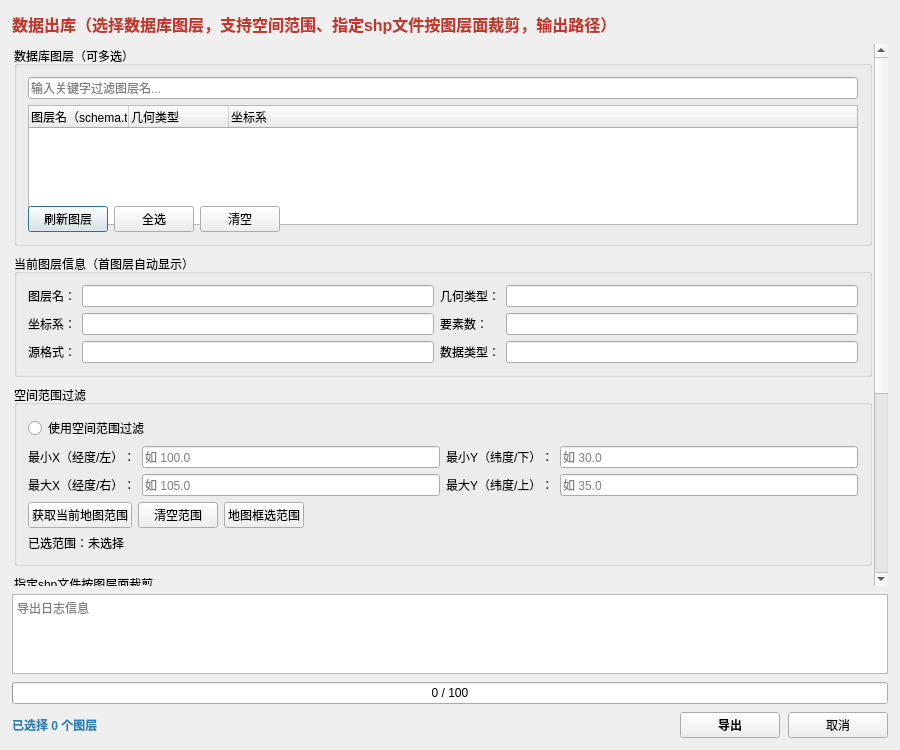
<?xml version="1.0" encoding="UTF-8"?>
<ui version="4.0">
 <class>SeDataExportDialog</class>
 <widget class="QDialog" name="SeDataExportDialog">
  <property name="geometry">
   <rect>
    <x>0</x>
    <y>0</y>
    <width>900</width>
    <height>750</height>
   </rect>
  </property>
  <property name="minimumSize">
   <size>
    <width>820</width>
    <height>680</height>
   </size>
  </property>
  <property name="windowTitle">
   <string>数据出库</string>
  </property>
  <layout class="QVBoxLayout" name="verticalLayout_main">
   <property name="spacing">
    <number>8</number>
   </property>
   <property name="leftMargin">
    <number>12</number>
   </property>
   <property name="topMargin">
    <number>12</number>
   </property>
   <property name="rightMargin">
    <number>12</number>
   </property>
   <property name="bottomMargin">
    <number>12</number>
   </property>
   <item>
    <widget class="QLabel" name="label_title">
     <property name="text">
      <string>数据出库（选择数据库图层，支持空间范围、指定shp文件按图层面裁剪，输出路径）</string>
     </property>
     <property name="styleSheet">
      <string notr="true">color:#c0392b; font-weight:bold; font-size:12pt;</string>
     </property>
    </widget>
   </item>
   <item>
    <widget class="QScrollArea" name="scrollArea_main">
     <property name="frameShape">
      <enum>QFrame::NoFrame</enum>
     </property>
     <property name="widgetResizable">
      <bool>true</bool>
     </property>
     <widget class="QWidget" name="scrollAreaWidgetContents">
      <property name="geometry">
       <rect>
        <x>0</x>
        <y>0</y>
        <width>872</width>
        <height>540</height>
       </rect>
      </property>
      <layout class="QVBoxLayout" name="verticalLayout_scroll">
       <property name="spacing">
        <number>8</number>
       </property>
       <property name="leftMargin">
        <number>2</number>
       </property>
       <property name="topMargin">
        <number>2</number>
       </property>
       <property name="rightMargin">
        <number>2</number>
       </property>
       <property name="bottomMargin">
        <number>2</number>
       </property>
       <item>
        <widget class="QGroupBox" name="groupBox_layerList">
         <property name="title">
          <string>数据库图层（可多选）</string>
         </property>
         <property name="minimumSize">
          <size>
           <width>0</width>
           <height>200</height>
          </size>
         </property>
         <layout class="QVBoxLayout" name="verticalLayout_layerList">
          <property name="spacing">
           <number>6</number>
          </property>
          <item>
           <widget class="QLineEdit" name="lineEdit_filter">
            <property name="placeholderText">
             <string>输入关键字过滤图层名...</string>
            </property>
            <property name="clearButtonEnabled">
             <bool>true</bool>
            </property>
           </widget>
          </item>
          <item>
           <widget class="QTreeWidget" name="treeWidget_dbLayers">
            <property name="alternatingRowColors">
             <bool>true</bool>
            </property>
            <property name="selectionMode">
             <enum>QAbstractItemView::ExtendedSelection</enum>
            </property>
            <property name="minimumSize">
             <size>
              <width>0</width>
              <height>120</height>
             </size>
            </property>
            <column>
             <property name="text">
              <string>图层名（schema.table）</string>
             </property>
            </column>
            <column>
             <property name="text">
              <string>几何类型</string>
             </property>
            </column>
            <column>
             <property name="text">
              <string>坐标系</string>
             </property>
            </column>
           </widget>
          </item>
          <item>
           <layout class="QHBoxLayout" name="horizontalLayout_layerBtns">
            <property name="spacing">
             <number>6</number>
            </property>
            <item>
             <widget class="QPushButton" name="Button_RefreshLayers">
              <property name="text">
               <string>刷新图层</string>
              </property>
              <property name="minimumSize">
               <size>
                <width>80</width>
                <height>0</height>
               </size>
              </property>
             </widget>
            </item>
            <item>
             <widget class="QPushButton" name="Button_SelectAll">
              <property name="text">
               <string>全选</string>
              </property>
              <property name="minimumSize">
               <size>
                <width>60</width>
                <height>0</height>
               </size>
              </property>
             </widget>
            </item>
            <item>
             <widget class="QPushButton" name="Button_SelectNone">
              <property name="text">
               <string>清空</string>
              </property>
              <property name="minimumSize">
               <size>
                <width>60</width>
                <height>0</height>
               </size>
              </property>
             </widget>
            </item>
            <item>
             <spacer name="horizontalSpacer_layerBtns">
              <property name="orientation">
               <enum>Qt::Horizontal</enum>
              </property>
              <property name="sizeHint" stdset="0">
               <size>
                <width>40</width>
                <height>20</height>
               </size>
              </property>
             </spacer>
            </item>
           </layout>
          </item>
         </layout>
        </widget>
       </item>
      <item>
       <widget class="QGroupBox" name="groupBox_sourceInfo">
        <property name="title">
         <string>当前图层信息（首图层自动显示）</string>
        </property>
        <layout class="QGridLayout" name="gridLayout_source">
         <property name="spacing">
          <number>6</number>
         </property>
         <item row="0" column="0">
          <widget class="QLabel" name="label_srcName">
           <property name="text">
            <string>图层名：</string>
           </property>
          </widget>
         </item>
         <item row="0" column="1">
          <widget class="QLineEdit" name="lineEdit_srcName">
           <property name="readOnly">
            <bool>true</bool>
           </property>
          </widget>
         </item>
         <item row="0" column="2">
          <widget class="QLabel" name="label_srcType">
           <property name="text">
            <string>几何类型：</string>
           </property>
          </widget>
         </item>
         <item row="0" column="3">
          <widget class="QLineEdit" name="lineEdit_srcType">
           <property name="readOnly">
            <bool>true</bool>
           </property>
          </widget>
         </item>
         <item row="1" column="0">
          <widget class="QLabel" name="label_srcCrs">
           <property name="text">
            <string>坐标系：</string>
           </property>
          </widget>
         </item>
         <item row="1" column="1">
          <widget class="QLineEdit" name="lineEdit_srcCrs">
           <property name="readOnly">
            <bool>true</bool>
           </property>
          </widget>
         </item>
         <item row="1" column="2">
          <widget class="QLabel" name="label_srcFeatureCount">
           <property name="text">
            <string>要素数：</string>
           </property>
          </widget>
         </item>
         <item row="1" column="3">
          <widget class="QLineEdit" name="lineEdit_featureCount">
           <property name="readOnly">
            <bool>true</bool>
           </property>
          </widget>
         </item>
         <item row="2" column="0">
          <widget class="QLabel" name="label_srcFormat">
           <property name="text">
            <string>源格式：</string>
           </property>
          </widget>
         </item>
         <item row="2" column="1">
          <widget class="QLineEdit" name="lineEdit_srcFormat">
           <property name="readOnly">
            <bool>true</bool>
           </property>
           <property name="styleSheet">
            <string notr="true">color:#2980b9; font-weight:bold;</string>
           </property>
          </widget>
         </item>
         <item row="2" column="2">
          <widget class="QLabel" name="label_srcDataType">
           <property name="text">
            <string>数据类型：</string>
           </property>
          </widget>
         </item>
         <item row="2" column="3">
          <widget class="QLineEdit" name="lineEdit_srcDataType">
           <property name="readOnly">
            <bool>true</bool>
           </property>
          </widget>
         </item>
        </layout>
       </widget>
      </item>
      <item>
       <widget class="QGroupBox" name="groupBox_spatialFilter">
        <property name="title">
         <string>空间范围过滤</string>
        </property>
        <property name="checkable">
         <bool>false</bool>
        </property>
        <layout class="QGridLayout" name="gridLayout_spatial">
         <property name="spacing">
          <number>6</number>
         </property>
         <item row="0" column="0" colspan="4">
          <widget class="QRadioButton" name="radioButton_useExtent">
           <property name="text">
            <string>使用空间范围过滤</string>
           </property>
           <property name="checked">
            <bool>false</bool>
           </property>
          </widget>
         </item>
         <item row="1" column="0">
          <widget class="QLabel" name="label_minX">
           <property name="text">
            <string>最小X（经度/左）：</string>
           </property>
          </widget>
         </item>
         <item row="1" column="1">
          <widget class="QLineEdit" name="lineEdit_minX">
           <property name="placeholderText">
            <string>如 100.0</string>
           </property>
          </widget>
         </item>
         <item row="1" column="2">
          <widget class="QLabel" name="label_minY">
           <property name="text">
            <string>最小Y（纬度/下）：</string>
           </property>
          </widget>
         </item>
         <item row="1" column="3">
          <widget class="QLineEdit" name="lineEdit_minY">
           <property name="placeholderText">
            <string>如 30.0</string>
           </property>
          </widget>
         </item>
         <item row="2" column="0">
          <widget class="QLabel" name="label_maxX">
           <property name="text">
            <string>最大X（经度/右）：</string>
           </property>
          </widget>
         </item>
         <item row="2" column="1">
          <widget class="QLineEdit" name="lineEdit_maxX">
           <property name="placeholderText">
            <string>如 105.0</string>
           </property>
          </widget>
         </item>
         <item row="2" column="2">
          <widget class="QLabel" name="label_maxY">
           <property name="text">
            <string>最大Y（纬度/上）：</string>
           </property>
          </widget>
         </item>
         <item row="2" column="3">
          <widget class="QLineEdit" name="lineEdit_maxY">
           <property name="placeholderText">
            <string>如 35.0</string>
           </property>
          </widget>
         </item>
         <item row="3" column="0" colspan="4">
          <layout class="QHBoxLayout" name="horizontalLayout_spatialBtns">
           <property name="spacing">
            <number>6</number>
           </property>
           <item>
            <widget class="QPushButton" name="Button_GetCanvasExtent">
             <property name="text">
              <string>获取当前地图范围</string>
             </property>
            </widget>
           </item>
           <item>
            <widget class="QPushButton" name="Button_ClearExtent">
             <property name="text">
              <string>清空范围</string>
             </property>
            </widget>
           </item>
           <item>
            <widget class="QPushButton" name="Button_PickExtentFromMap">
             <property name="text">
              <string>地图框选范围</string>
             </property>
             <property name="toolTip">
              <string>在地图画布上拖拽绘制矩形范围，完成后自动填充到空间范围过滤的坐标框</string>
             </property>
            </widget>
           </item>
           <item>
            <spacer name="horizontalSpacer_spatial">
             <property name="orientation">
              <enum>Qt::Horizontal</enum>
             </property>
             <property name="sizeHint" stdset="0">
              <size>
               <width>40</width>
               <height>20</height>
              </size>
             </property>
            </spacer>
           </item>
          </layout>
         </item>
         <item row="4" column="0" colspan="4">
          <widget class="QLabel" name="label_pickFromMapExtent">
           <property name="text">
            <string>已选范围：未选择</string>
           </property>
          </widget>
         </item>
        </layout>
       </widget>
      </item>
       <item>
        <widget class="QGroupBox" name="groupBox_clipShp">
         <property name="title">
          <string>指定shp文件按图层面裁剪</string>
         </property>
         <property name="checkable">
          <bool>false</bool>
         </property>
         <layout class="QGridLayout" name="gridLayout_clip">
          <property name="spacing">
           <number>6</number>
          </property>
          <item row="0" column="0" colspan="4">
           <widget class="QRadioButton" name="radioButton_useShp">
            <property name="text">
             <string>使用指定shp文件按图层面裁剪</string>
            </property>
            <property name="checked">
             <bool>false</bool>
            </property>
           </widget>
          </item>
          <item row="1" column="0">
           <widget class="QLabel" name="label_clipShpPath">
            <property name="text">
             <string>裁剪SHP路径：</string>
            </property>
           </widget>
          </item>
          <item row="1" column="1">
           <widget class="QLineEdit" name="lineEdit_clipShpPath"/>
          </item>
          <item row="1" column="2">
           <widget class="QPushButton" name="Button_BrowseClipShp">
            <property name="text">
             <string>浏览...</string>
            </property>
           </widget>
          </item>
          <item row="1" column="3">
           <widget class="QPushButton" name="Button_LoadClipShpToMap">
            <property name="text">
             <string>加载到地图</string>
            </property>
           </widget>
          </item>
          <item row="2" column="0">
           <widget class="QLabel" name="label_clipAttrField">
            <property name="text">
             <string>过滤字段(可选)：</string>
            </property>
           </widget>
          </item>
          <item row="2" column="1">
           <widget class="QComboBox" name="comboBox_clipAttrField">
            <property name="enabled">
             <bool>false</bool>
            </property>
           </widget>
          </item>
          <item row="2" column="2">
           <widget class="QLabel" name="label_clipAttrValue">
            <property name="text">
             <string>字段值：</string>
            </property>
           </widget>
          </item>
          <item row="2" column="3">
           <widget class="QLineEdit" name="lineEdit_clipAttrValue">
            <property name="enabled">
             <bool>false</bool>
            </property>
           </widget>
          </item>
         </layout>
        </widget>
       </item>
       <item>
        <widget class="QGroupBox" name="groupBox_exportFormat">
         <property name="title">
          <string>导出格式与输出路径</string>
         </property>
         <layout class="QGridLayout" name="gridLayout_exportOpt">
          <property name="spacing">
           <number>6</number>
          </property>
          <item row="0" column="0">
           <widget class="QLabel" name="label_format">
            <property name="text">
             <string>目标格式：</string>
            </property>
           </widget>
          </item>
          <item row="0" column="1">
           <widget class="QComboBox" name="comboBox_format">
            <property name="enabled">
             <bool>false</bool>
            </property>
            <property name="currentIndex">
             <number>-1</number>
            </property>
           </widget>
          </item>
          <item row="0" column="2">
           <widget class="QLabel" name="label_formatLock">
            <property name="text">
             <string>（请先在上方选择图层）</string>
            </property>
            <property name="styleSheet">
             <string notr="true">color:#c0392b; font-weight:bold;</string>
            </property>
           </widget>
          </item>
          <item row="0" column="3">
           <widget class="QLabel" name="label_encoding">
            <property name="text">
             <string>编码：</string>
            </property>
           </widget>
          </item>
          <item row="0" column="4">
           <widget class="QComboBox" name="comboBox_encoding">
            <item>
             <property name="text">
              <string>UTF-8</string>
             </property>
            </item>
            <item>
             <property name="text">
              <string>GBK</string>
             </property>
            </item>
            <item>
             <property name="text">
              <string>GB2312</string>
             </property>
            </item>
            <item>
             <property name="text">
              <string>ISO-8859-1</string>
             </property>
            </item>
           </widget>
          </item>
          <item row="1" column="0">
           <widget class="QLabel" name="label_outputPath">
            <property name="text">
             <string>单文件路径：</string>
            </property>
           </widget>
          </item>
          <item row="1" column="1" colspan="3">
           <widget class="QLineEdit" name="lineEdit_outputPath"/>
          </item>
          <item row="1" column="4">
           <widget class="QPushButton" name="Button_BrowseOutput">
            <property name="text">
             <string>浏览...</string>
            </property>
           </widget>
          </item>
          <item row="2" column="0">
           <widget class="QLabel" name="label_outputDir">
            <property name="text">
             <string>批量输出目录：</string>
            </property>
           </widget>
          </item>
          <item row="2" column="1" colspan="3">
           <widget class="QLineEdit" name="lineEdit_outputDir"/>
          </item>
          <item row="2" column="4">
           <widget class="QPushButton" name="Button_BrowseOutputDir">
            <property name="text">
             <string>选择目录...</string>
            </property>
           </widget>
          </item>
          <item row="3" column="0" colspan="5">
           <layout class="QHBoxLayout" name="horizontalLayout_options">
            <property name="spacing">
             <number>12</number>
            </property>
            <item>
             <widget class="QCheckBox" name="checkBox_overwrite">
              <property name="text">
               <string>覆盖已存在文件</string>
              </property>
              <property name="checked">
               <bool>true</bool>
              </property>
             </widget>
            </item>
            <item>
             <widget class="QCheckBox" name="checkBox_addToMap">
              <property name="text">
               <string>导出后自动添加到地图</string>
              </property>
             </widget>
            </item>
            <item>
             <widget class="QCheckBox" name="checkBox_intersectOnly">
              <property name="text">
               <string>SHP裁剪时只输出相交部分</string>
              </property>
              <property name="checked">
               <bool>true</bool>
              </property>
             </widget>
            </item>
            <item>
             <spacer name="horizontalSpacer_opts">
              <property name="orientation">
               <enum>Qt::Horizontal</enum>
              </property>
              <property name="sizeHint" stdset="0">
               <size>
                <width>40</width>
                <height>20</height>
               </size>
              </property>
             </spacer>
            </item>
           </layout>
          </item>
         </layout>
        </widget>
       </item>
      </layout>
     </widget>
    </widget>
   </item>
   <item>
    <widget class="QTextEdit" name="textEdit_log">
     <property name="readOnly">
      <bool>true</bool>
     </property>
     <property name="maximumSize">
      <size>
       <width>16777215</width>
       <height>80</height>
      </size>
     </property>
     <property name="placeholderText">
      <string>导出日志信息</string>
     </property>
    </widget>
   </item>
   <item>
    <widget class="QProgressBar" name="progressBar_export">
     <property name="value">
      <number>0</number>
     </property>
     <property name="textVisible">
      <bool>true</bool>
     </property>
     <property name="format">
      <string>%v / %m</string>
     </property>
    </widget>
   </item>
   <item>
    <layout class="QHBoxLayout" name="horizontalLayout_buttons">
     <property name="spacing">
      <number>8</number>
     </property>
     <item>
      <widget class="QLabel" name="label_summary">
       <property name="text">
        <string>已选择 0 个图层</string>
       </property>
       <property name="styleSheet">
        <string notr="true">color:#2980b9; font-weight:bold;</string>
       </property>
      </widget>
     </item>
     <item>
      <spacer name="horizontalSpacer_left">
       <property name="orientation">
        <enum>Qt::Horizontal</enum>
       </property>
       <property name="sizeHint" stdset="0">
        <size>
         <width>40</width>
         <height>20</height>
        </size>
       </property>
      </spacer>
     </item>
     <item>
      <widget class="QPushButton" name="Button_Export">
       <property name="minimumSize">
        <size>
         <width>100</width>
         <height>0</height>
        </size>
       </property>
       <property name="text">
        <string>导出</string>
       </property>
       <property name="styleSheet">
        <string notr="true">font-weight:bold;</string>
       </property>
      </widget>
     </item>
     <item>
      <widget class="QPushButton" name="Button_Cancel">
       <property name="minimumSize">
        <size>
         <width>100</width>
         <height>0</height>
        </size>
       </property>
       <property name="text">
        <string>取消</string>
       </property>
      </widget>
     </item>
    </layout>
   </item>
  </layout>
 </widget>
 <layoutdefault spacing="6" margin="11"/>
 <resources/>
 <connections/>
</ui>
